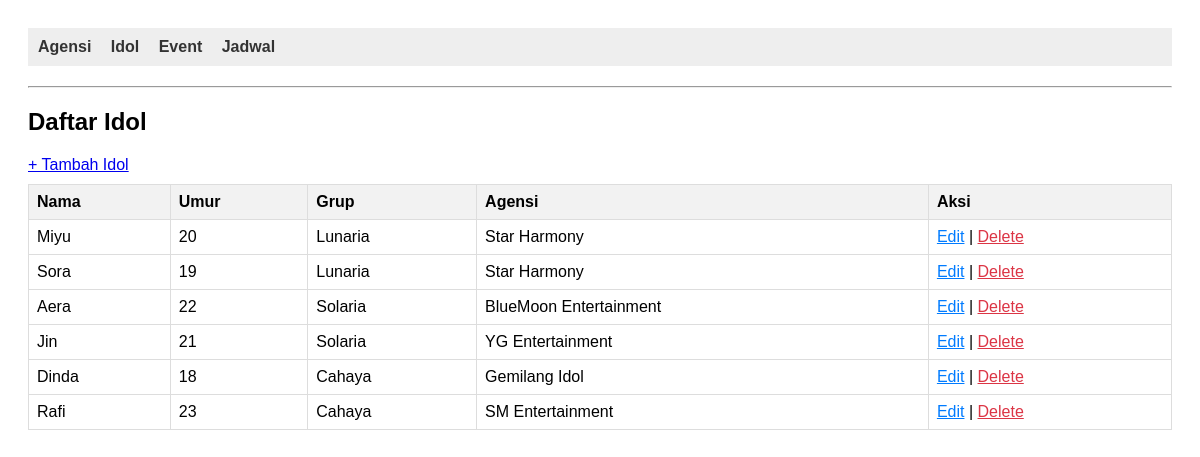
Page /project/index.php on the committed database.
### tables this page shows
CREATE TABLE IF NOT EXISTS idol (
  id INT NOT NULL AUTO_INCREMENT,
  nama VARCHAR(100) NOT NULL,
  umur INT NOT NULL,
  grup VARCHAR(100) NOT NULL,
  agensi_id INT NOT NULL,
  PRIMARY KEY (id),
  KEY fk_idol_agensi (agensi_id),
  CONSTRAINT fk_idol_agensi FOREIGN KEY (agensi_id) REFERENCES agensi(id) ON DELETE CASCADE
);

CREATE TABLE IF NOT EXISTS agensi (
  id INT NOT NULL AUTO_INCREMENT,
  nama VARCHAR(100) NOT NULL,
  alamat VARCHAR(150) NOT NULL,
  kontak VARCHAR(50) NOT NULL,
  PRIMARY KEY (id)
);

### project/models/Idol.php (called while the page is built, shortened)
<?php
require_once "config/Database.php";
class Idol
{
    private $conn;
    public function __construct()
    {
        $database = new Database();
        $this->conn = $database->getConnection();
    }
    public function getAll()
    {
        $query = "
            SELECT i.*, a.nama AS agensi_nama
            FROM idol i
            JOIN agensi a ON i.agensi_id = a.id
        ";
        $stmt = $this->conn->prepare($query);
        $stmt->execute();
        return $stmt->fetchAll(PDO::FETCH_ASSOC);
    }
}

### project/config/Database.php (called while the page is built, shortened)
<?php
class Database
{
    private $host = "localhost";
    private $database = "jadwal_idol";
    private $username = "root";
    private $password = "";
    public function getConnection()
    {
        $this->conn = null;
        try {
            $this->conn = new PDO("mysql:host=" . $this->host . ";dbname=" . $this->database, $this->username, $this->password);
            $this->conn->setAttribute(PDO::ATTR_ERRMODE, PDO::ERRMODE_EXCEPTION);
        } catch (PDOException $exception) {
            echo "Connection error: " . $exception->getMessage();
        }
        return $this->conn;
    }
}

### project/models/Agensi.php (called while the page is built, shortened)
<?php
require_once "config/Database.php";
class Agensi
{
    public function __construct()
    {
        $database = new Database();
    }
}

### project/viewmodels/IdolViewModel.php (called while the page is built, shortened)
<?php
require_once 'models/Idol.php';
require_once 'models/Agensi.php';
class IdolViewModel
{
    private $idol;
    public function __construct()
    {
        $this->idol = new Idol();
    }
    public function getIdolList()
    {
        return $this->idol->getAll();
    }
}

### project/views/idol_list.php (the view)
<?php require_once 'views/template/header.php'; ?>
<h2>Daftar Idol</h2>
<a href="index.php?entity=idol&action=add">+ Tambah Idol</a>
<table>
    <tr>
        <th>Nama</th>
        <th>Umur</th>
        <th>Grup</th>
        <th>Agensi</th>
        <th>Aksi</th>
    </tr>
    <?php foreach ($idolList as $i): ?>
        <tr>
            <td><?= htmlspecialchars($i['nama']); ?></td>
            <td><?= htmlspecialchars($i['umur']); ?></td>
            <td><?= htmlspecialchars($i['grup']); ?></td>
            <td><?= htmlspecialchars($i['agensi_nama']); ?></td>
            <td>
                <a class="btn-edit" href="index.php?entity=idol&action=edit&id=<?= $i['id']; ?>">Edit</a> |
                <a class="btn-danger" href="index.php?entity=idol&action=delete&id=<?= $i['id']; ?>"
                   onclick="return confirm('Yakin hapus idol?')">Delete</a>
            </td>
        </tr>
    <?php endforeach; ?>
</table>
<?php require_once 'views/template/footer.php'; ?>

### project/index.php (shortened to what this page needs)
<?php
require_once 'viewmodels/IdolViewModel.php';
$entity = isset($_GET['entity']) ? $_GET['entity'] : 'idol';
$action = isset($_GET['action']) ? $_GET['action'] : 'list';
if ($entity === 'agensi') {
    $vm = new AgensiViewModel();
    switch ($action) {
        case 'list':
            $agensiList = $vm->getAgensiList();
            require 'views/agensi_list.php';
            break;
        case 'add':
            require 'views/agensi_form.php';
            break;
        case 'edit':
            $id = $_GET['id'];
            $agensi = $vm->getAgensiById($id);
            require 'views/agensi_form.php';
            break;
        case 'save':
            $vm->addAgensi($_POST['nama'], $_POST['alamat'], $_POST['kontak']);
            header('Location: index.php?entity=agensi&action=list');
            break;
        case 'update':
            $id = $_GET['id'];
            $vm->updateAgensi($id, $_POST['nama'], $_POST['alamat'], $_POST['kontak']);
            header('Location: index.php?entity=agensi&action=list');
            break;
        case 'delete':
            $vm->deleteAgensi($_GET['id']);
            header('Location: index.php?entity=agensi&action=list');
            break;
        default:
            echo "Invalid action.";
    }
} elseif ($entity === 'idol') {
    $vm = new IdolViewModel();
    switch ($action) {
        case 'list':
            $idolList = $vm->getIdolList();
            require 'views/idol_list.php';
            break;
    }
} else {
    echo "Invalid entity.";
}

### project/views/template/header.php (shortened to what this page needs)
<!DOCTYPE html>
<html lang="en">
<head>
</head>
<body>
<nav>
    <a href="index.php?entity=agensi">Agensi</a>
    <a href="index.php?entity=idol">Idol</a>
    <a href="index.php?entity=event">Event</a>
    <a href="index.php?entity=jadwal">Jadwal</a>
</nav>
<hr>

### project/views/template/footer.php
</body>
</html>

### project/views/template/header.php (style rules this page uses)
body { font-family: sans-serif; padding: 20px; }
nav { background: #eee; padding: 10px; margin-bottom: 20px; }
nav a { margin-right: 15px; text-decoration: none; color: #333; font-weight: bold; }
table { border-collapse: collapse; width: 100%; margin-top: 10px; }
th, td { border: 1px solid #ddd; padding: 8px; text-align: left; }
th { background-color: #f2f2f2; }
.btn-danger { color: #dc3545; }
.btn-edit { color: #007bff; }

### rows in the picture
idol: nama "Miyu", umur "20", grup "Lunaria", agensi.nama "Star Harmony"
idol: nama "Sora", umur "19", grup "Lunaria", agensi.nama "Star Harmony"
idol: nama "Aera", umur "22", grup "Solaria", agensi.nama "BlueMoon Entertainment"
idol: nama "Jin", umur "21", grup "Solaria", agensi.nama "YG Entertainment"
idol: nama "Dinda", umur "18", grup "Cahaya", agensi.nama "Gemilang Idol"
idol: nama "Rafi", umur "23", grup "Cahaya", agensi.nama "SM Entertainment"
